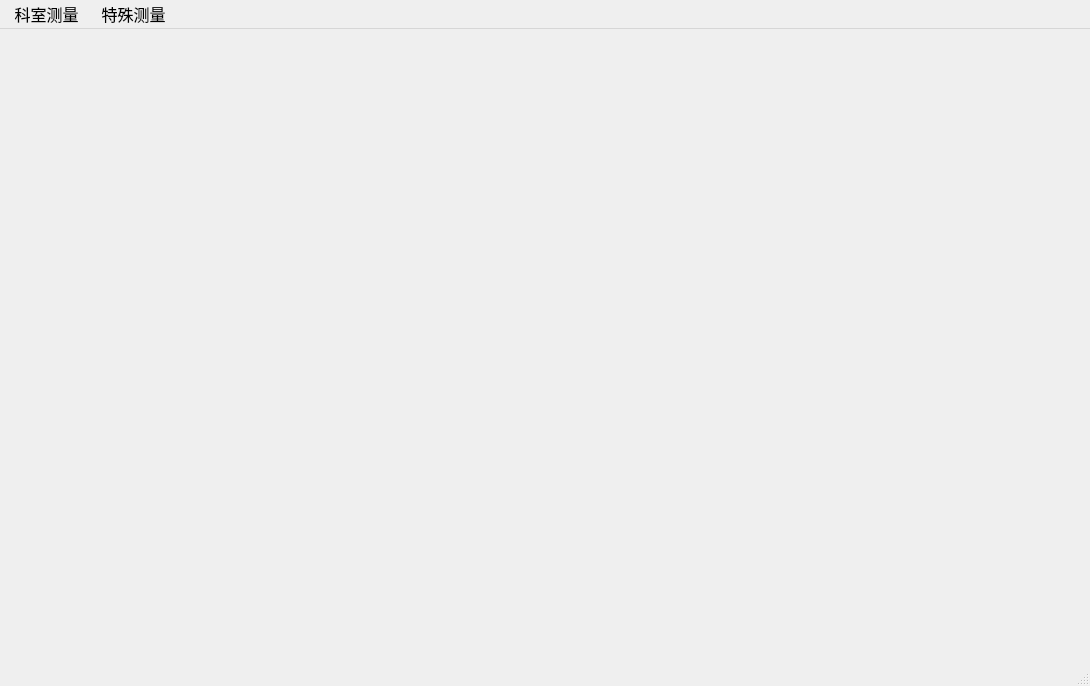
<?xml version="1.0" encoding="UTF-8"?>
<ui version="4.0">
 <class>MainWindow</class>
 <widget class="QMainWindow" name="MainWindow">
  <property name="geometry">
   <rect>
    <x>0</x>
    <y>0</y>
    <width>1090</width>
    <height>686</height>
   </rect>
  </property>
  <property name="windowTitle">
   <string>MainWindow</string>
  </property>
  <widget class="QWidget" name="centralwidget">
   <widget class="QStackedWidget" name="stackedWidget">
    <property name="geometry">
     <rect>
      <x>0</x>
      <y>0</y>
      <width>1091</width>
      <height>641</height>
     </rect>
    </property>
    <property name="font">
     <font>
      <pointsize>9</pointsize>
     </font>
    </property>
    <widget class="QAbd" name="page"/>
    <widget class="QSmp" name="page_2"/>
   </widget>
  </widget>
  <widget class="QMenuBar" name="menubar">
   <property name="geometry">
    <rect>
     <x>0</x>
     <y>0</y>
     <width>1090</width>
     <height>27</height>
    </rect>
   </property>
   <property name="font">
    <font>
     <pointsize>12</pointsize>
    </font>
   </property>
   <widget class="QMenu" name="menu">
    <property name="font">
     <font>
      <pointsize>11</pointsize>
     </font>
    </property>
    <property name="title">
     <string> 科室测量 </string>
    </property>
    <addaction name="menu_abd"/>
    <addaction name="menu_ob"/>
    <addaction name="menu_gyn"/>
    <addaction name="menu_card"/>
    <addaction name="menu_vas"/>
    <addaction name="menu_uro"/>
    <addaction name="menu_smp"/>
    <addaction name="menu_ped"/>
   </widget>
   <widget class="QMenu" name="menu_2">
    <property name="title">
     <string> 特殊测量 </string>
    </property>
   </widget>
   <addaction name="menu"/>
   <addaction name="menu_2"/>
  </widget>
  <widget class="QStatusBar" name="statusbar"/>
  <action name="menu_abd">
   <property name="text">
    <string>腹部</string>
   </property>
  </action>
  <action name="menu_ob">
   <property name="text">
    <string>产科</string>
   </property>
  </action>
  <action name="menu_gyn">
   <property name="text">
    <string>妇科</string>
   </property>
  </action>
  <action name="menu_card">
   <property name="text">
    <string>心脏</string>
   </property>
  </action>
  <action name="menu_vas">
   <property name="text">
    <string>血管</string>
   </property>
  </action>
  <action name="menu_uro">
   <property name="text">
    <string>泌尿</string>
   </property>
  </action>
  <action name="menu_smp">
   <property name="text">
    <string>小器官</string>
   </property>
  </action>
  <action name="menu_ped">
   <property name="text">
    <string>儿科</string>
   </property>
  </action>
 </widget>
 <customwidgets>
  <customwidget>
   <class>QSmp</class>
   <extends>QWidget</extends>
   <header>depart.QSmp</header>
   <container>1</container>
  </customwidget>
  <customwidget>
   <class>QAbd</class>
   <extends>QWidget</extends>
   <header>depart.QAbd</header>
   <container>1</container>
  </customwidget>
 </customwidgets>
 <resources/>
 <connections/>
</ui>
